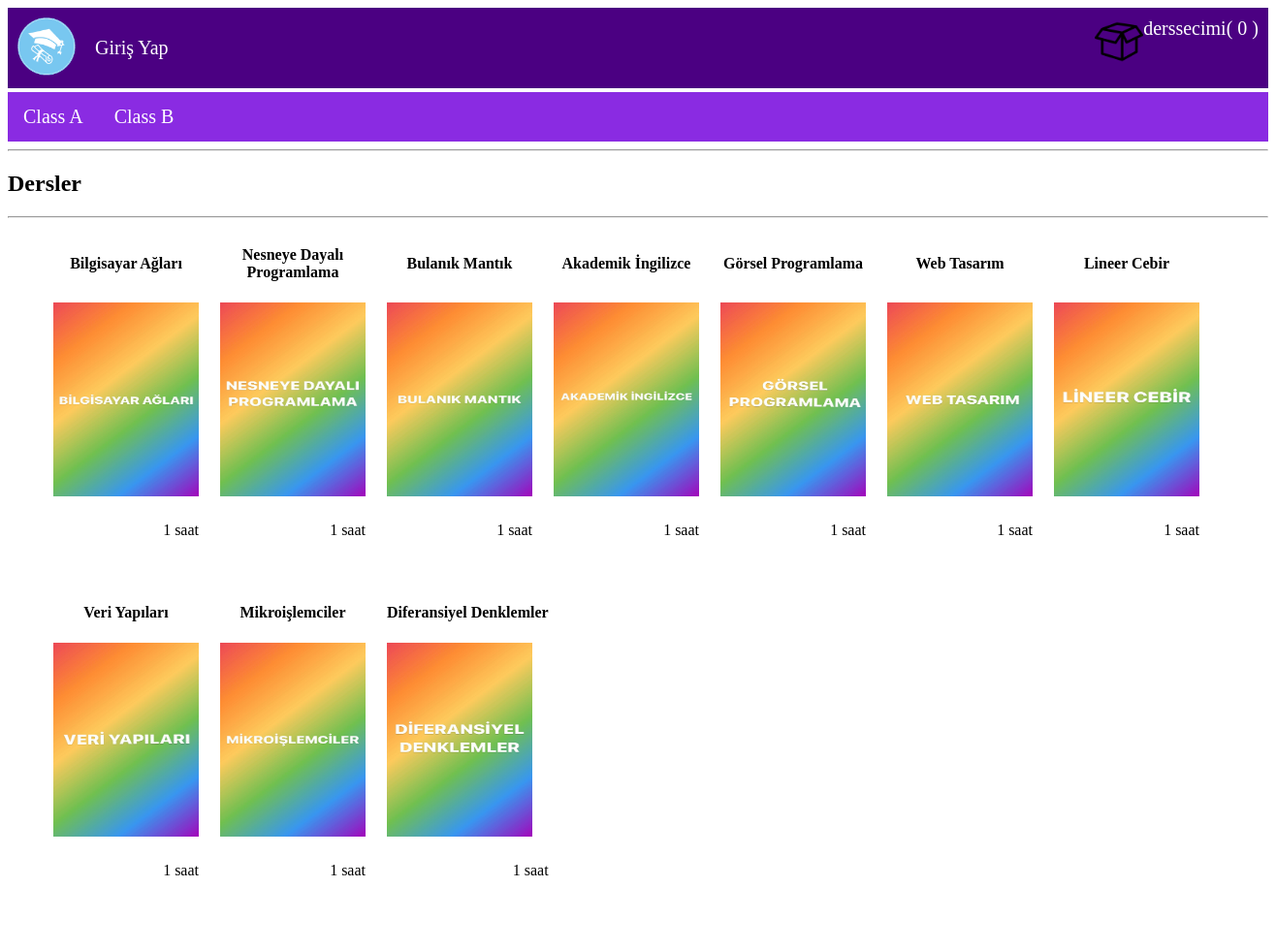
Screenshot of /anasayfa with the database file from the repository.
### tables this page shows
CREATE TABLE "siniflar" (
	"isim"	TEXT,
	"sinifId"	INTEGER,
	PRIMARY KEY("sinifId")
);

CREATE TABLE "dersler" (
	"isim"	TEXT,
	"aciklama"	TEXT,
	"resim"	TEXT,
	"lessonId"	INTEGER,
	"sinifId"	INTEGER,
	"kontejan"	NUMERIC,
	"derssaati"	INTEGER,
	"ogretmenId"	INTEGER,
	PRIMARY KEY("lessonId")
);

### main.py (the view)
@app.route("/anasayfa")
def root():
    if 'email' not in session: #giris yapilmadiysa
        adminMi = 0 #admin mi degiskeni sifir olacak
        session['adminMi'] = adminMi #bu session icine aktarilacak
    adminpanel = '' #admin paneli goruntulenmemesi icin
    if session['adminMi'] == 0: #eger giris yapan kisi admin degilse
        adminpanel = 'display: none;' #bu kisiye admin paneli goruntulenmeyecek
    girildiMi, adi, derssecimiSayac = getLoginDetails() #yukarida olusturulan fonksiyondan degerler cekiliyor
    with sqlite3.connect('database.db') as conn:
        cur = conn.cursor()
        cur.execute('SELECT lessonId, isim, derssaati, aciklama, resim, kontejan,ogretmenId FROM dersler')
        dersVeri = cur.fetchall() #sql sorgusu ile cekilen veriler dersVeri'ye aktarilarak asagida html'ye gonderildi
        cur.execute('SELECT sinifId, isim FROM siniflar')
        sinifVeri = cur.fetchall() ##sql sorgusu ile cekilen veriler sinifVeri'ye aktarilarak asagida html'ye gonderildi
        cur.execute('SELECT ogretmenId, isim FROM ogretmenler')
        ogretmenVeri = cur.fetchall() ##sql sorgusu ile cekilen veriler ogretmenVeri'ye aktarilarak asagida html'ye gonderildi
    dersVeri = parse(dersVeri)
    return render_template('anasayfa.html', adminpanel = adminpanel, dersVeri=dersVeri, girildiMi=girildiMi, adi=adi,
    derssecimiSayac=derssecimiSayac, sinifVeri=sinifVeri,ogretmenVeri=ogretmenVeri)

### main.py (called while the page is built, shortened)
def getLoginDetails():
    with sqlite3.connect('database.db') as conn:
        cur = conn.cursor()
        if 'email' not in session: #emaile gore giris yapildi mi? yapilmadiysa alttaki satilar
            girildiMi = False #girilmedigi icin false
            adi = '' #sitede isim goruntulenmeyecek
            derssecimiSayac = 0 #dersseçimi icinde veri olmayacagi icin 0 belirlendi
    conn.close() #connection kapatildi
    return (girildiMi, adi, derssecimiSayac) #fonksiyonun dondurdugu degiskenler

def parse(data): #dersleri listelememizde kullandigimiz fonksiyon. birden fazla ayni satir olmasin diye yazildi
    ans = []
    i = 0
    while i < len(data):
        curr = []
        for j in range(7):
            if i >= len(data):
                break
            curr.append(data[i])
            i += 1
        ans.append(curr)
    return ans

### templates/anasayfa.html (shortened to what this page needs)
<!DOCTYPE HTML>
<html>
<head>
<link rel="stylesheet" href={{ url_for('static', filename='css/home.css') }} />
<link rel="stylesheet" href={{ url_for('static', filename='css/topStyle.css') }} />
</head>
<body>
<div id="title">
	<a href="/anasayfa">
		<img id="logo" src= {{ url_for('static', filename='images/sitelogo.png') }} />
	</a>
	{% if not girildiMi %}
	<div id="signInButton">
		<a class="link" href="/">Giriş Yap</a>
	</div>
	{% endif %}
	<div id="kart">
		<a class="link" href="/cart">
			<img src={{url_for('static', filename='images/shoppingCart.png')}} id="cartIcon" />
			derssecimi( {{derssecimiSayac}} )
		</a>
	</div>
</div>
<div class="display">
	<div class="displayCategory">
		<ul>
			{% for row in sinifVeri %}
			<li><a href="/displayCategory?sinifId={{row[0]}}">{{row[1]}}</a></li>
			{% endfor %}
		</ul>
		<hr>
	</div>
	<div>
		<h2>Dersler</h2>
		<hr>
		{% for data in dersVeri %}
		<table>
			<tr id="lessonName">
				{% for row in data %}
				<td>
					{{row[1]}}
				</td>
				{% endfor %}
			</tr>
			<tr id="lessonImage">
				{% for row in data %}
				<td>
					<a href="/lessonDescription?lessonId={{row[0]}}">
						<img src={{ url_for('static', filename='uploads/' + row[4]) }} id="itemImage"/>
					</a>
				</td>
				{% endfor %}
			</tr>
			<tr id="lessonPrice">
				{% for row in data %}
				<td>
					{{row[2]}} saat
				</td>
				{% endfor %}
			</tr>
		</table>
		{% endfor %}
	</div>
</div>
</body>
</html>

### static/css/home.css (style rules this page uses)
#itemImage { height: 200px; width: 150px; }
#lessonName { text-align: center; font-weight: bold; }
.display { padding-bottom: 20px; background-color:white; }
table { margin-left: 2%; padding-right: 50px; padding-bottom: 25px; border-spacing: 0px; }
#lessonPrice { text-align: right; }
.displayCategory ul li { font-size: 20px; }
table { border-spacing: 20px; }

### static/css/topStyle.css (style rules this page uses)
#logo { height: 60px; width: auto; float: left; margin-left: 10px; }
#title { background-color:indigo; display: inline-block; width: 100%; text-decoration: none; padding: 10px 0px 10px 0px; font-size: 20px; }
#signInButton { color: white; margin-top: 20px; margin-bottom: 20px; margin-left: 20px; margin-right: 20px; float: left; }
#signInButton a { color: white; float: right; text-decoration: none; }
#kart { color: white; float: right; margin-right: 10px; }
#kart a { color: white; float: right; text-decoration: none; }
#cartIcon { height: 50px; width: auto; float: left; }

### templates/anasayfa.html (style rules this page uses)
ul { list-style-type: none; margin: 0; padding: 0; overflow: hidden; background-color: blueviolet; }
li { float: left; }
li a { display: block; color: white; text-align: center; padding: 14px 16px; text-decoration: none; }

### rows the page displays
siniflar: isim "Class A"
siniflar: isim "Class B"
dersler: isim "Bilgisayar Ağları", resim (picture), derssaati "1"
dersler: isim "Nesneye Dayalı Programlama", resim (picture), derssaati "1"
dersler: isim "Bulanık Mantık", resim (picture), derssaati "1"
dersler: isim "Akademik İngilizce", resim (picture), derssaati "1"
dersler: isim "Görsel Programlama", resim (picture), derssaati "1"
dersler: isim "Web Tasarım", resim (picture), derssaati "1"
dersler: isim "Lineer Cebir", resim (picture), derssaati "1"
dersler: isim "Veri Yapıları", resim (picture), derssaati "1"
dersler: isim "Mikroişlemciler", resim (picture), derssaati "1"
dersler: isim "Diferansiyel Denklemler", resim (picture), derssaati "1"

### other values shown
{{ derssecimiSayac }} "0"
